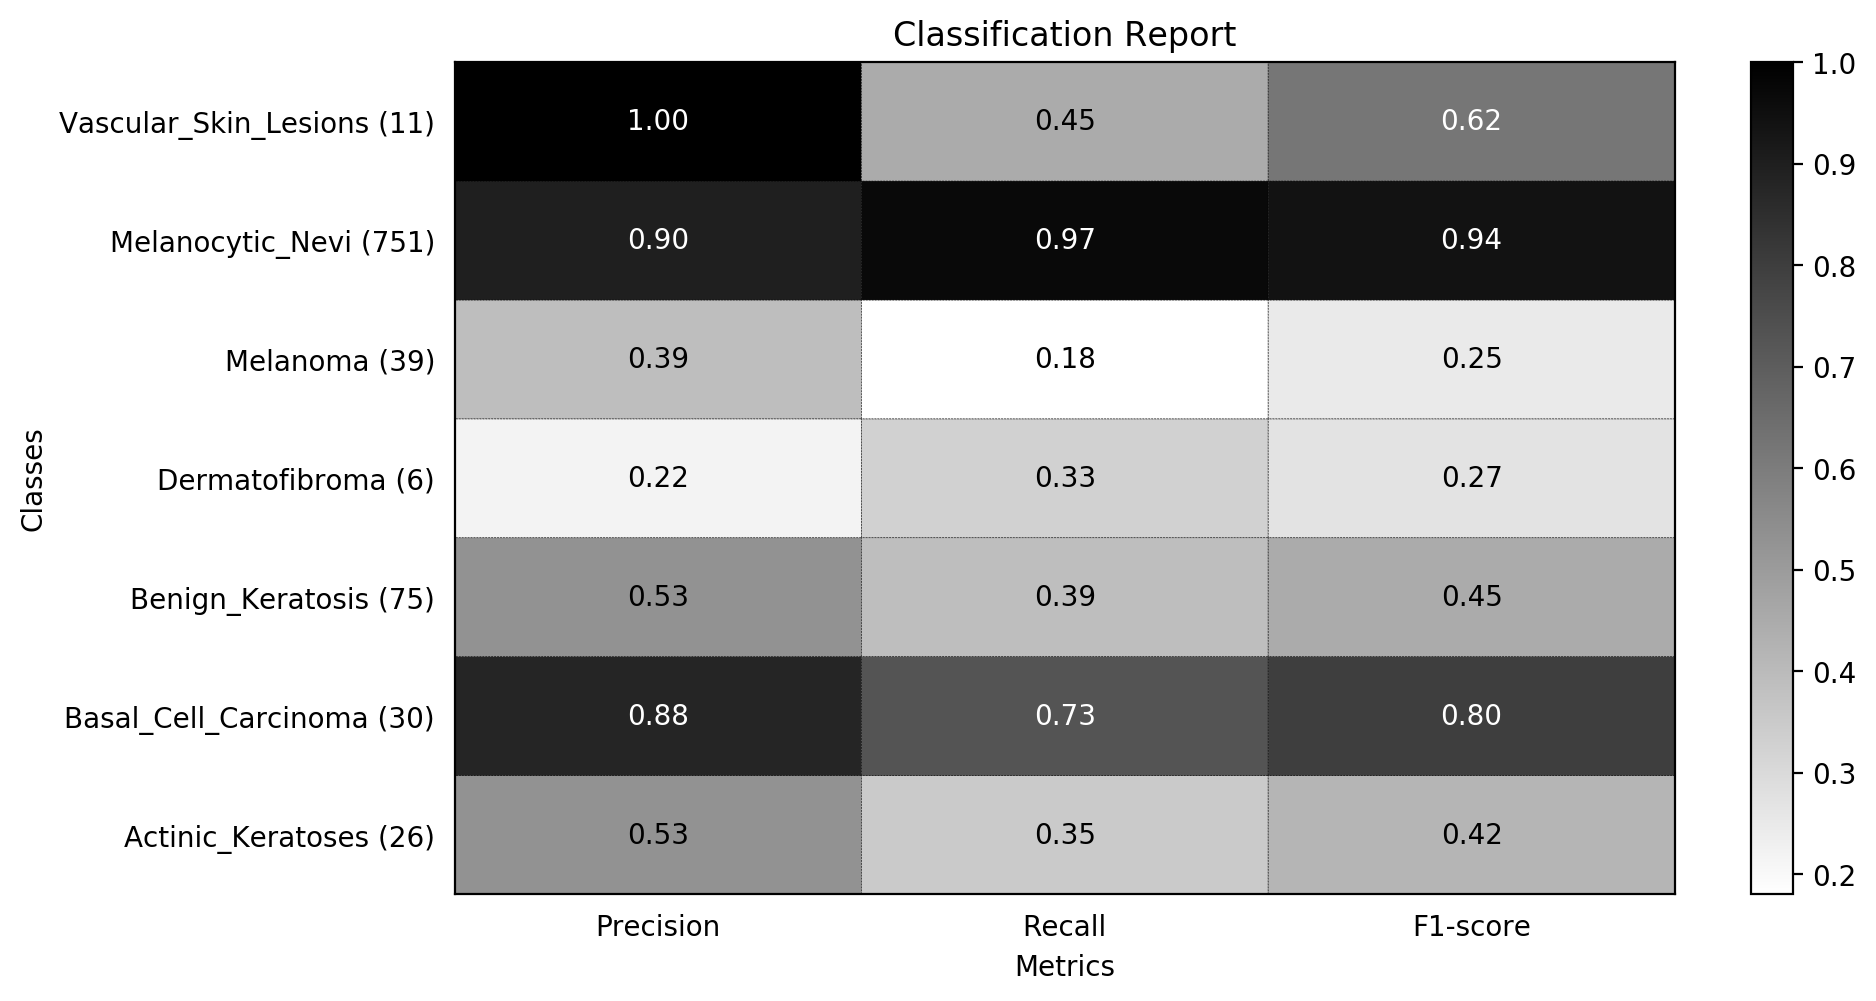

Generate this figure with Python:
import matplotlib.pyplot as plt
import numpy as np

def show_values(pc, fmt="%.2f", **kw):
    
    pc.update_scalarmappable()
    ax = pc.axes
    for p, color, value in zip(pc.get_paths(), pc.get_facecolors(), pc.get_array()):
        x, y = p.vertices[:-2, :].mean(0)
        if np.all(color[:3] > 0.5):
            color = (0.0, 0.0, 0.0)
        else:
            color = (1.0, 1.0, 1.0)
        ax.text(x, y, fmt % value, ha="center", va="center", color=color, **kw)

def cm2inch(*tupl):
    
    inch = 2.54
    if type(tupl[0]) == tuple:
        return tuple(i/inch for i in tupl[0])
    else:
        return tuple(i/inch for i in tupl)

def heatmap(AUC, title, xlabel, ylabel, xticklabels, yticklabels, figure_width=40, figure_height=20, correct_orientation=False, cmap='RdBu'):
    
    fig, ax = plt.subplots()    
    #c = ax.pcolor(AUC, edgecolors='k', linestyle= 'dashed', linewidths=0.2, cmap='RdBu', vmin=0.0, vmax=1.0)
    c = ax.pcolor(AUC, edgecolors='k', linestyle= 'dashed', linewidths=0.2, cmap=cmap)

    ax.set_yticks(np.arange(AUC.shape[0]) + 0.5, minor=False)
    ax.set_xticks(np.arange(AUC.shape[1]) + 0.5, minor=False)

    #ax.set_xticklabels(np.arange(1,AUC.shape[1]+1), minor=False)
    ax.set_xticklabels(xticklabels, minor=False)
    ax.set_yticklabels(yticklabels, minor=False)

    plt.title(title)
    plt.xlabel(xlabel)
    plt.ylabel(ylabel)      
    plt.xlim( (0, AUC.shape[1]) )

    ax = plt.gca()    
    for t in ax.xaxis.get_major_ticks():
        t.tick1On = False
        t.tick2On = False
    for t in ax.yaxis.get_major_ticks():
        t.tick1On = False
        t.tick2On = False

    plt.colorbar(c)
    show_values(c)

    if correct_orientation:
        ax.invert_yaxis()
        ax.xaxis.tick_top()       

    fig = plt.gcf()
    #fig.set_size_inches(cm2inch(40, 20))
    #fig.set_size_inches(cm2inch(40*4, 20*4))
    fig.set_size_inches(cm2inch(figure_width, figure_height))

def plot_classification_report(classification_report, title, cmap):
    
    lines = classification_report.split('\n')

    classes = []
    plotMat = []
    support = []
    class_names = []
    for line in lines[2 : (len(lines) - 2)]:
        t = line.strip().split()
        if len(t) < 2: continue
        classes.append(t[0])
        v = [float(x) for x in t[1: len(t) - 1]]
        support.append(int(t[-1]))
        class_names.append(t[0])
        #print(v)
        plotMat.append(v)

    #print('plotMat: {0}'.format(plotMat))
    #print('support: {0}'.format(support))

    xlabel = 'Metrics'
    ylabel = 'Classes'
    xticklabels = ['Precision', 'Recall', 'F1-score']
    yticklabels = ['{0} ({1})'.format(class_names[idx], sup) for idx, sup  in enumerate(support)]
    figure_width = 25
    figure_height = len(class_names) + 7
    correct_orientation = False
    heatmap(np.array(plotMat), title, xlabel, ylabel, xticklabels, yticklabels, figure_width, figure_height, correct_orientation, cmap=cmap)
